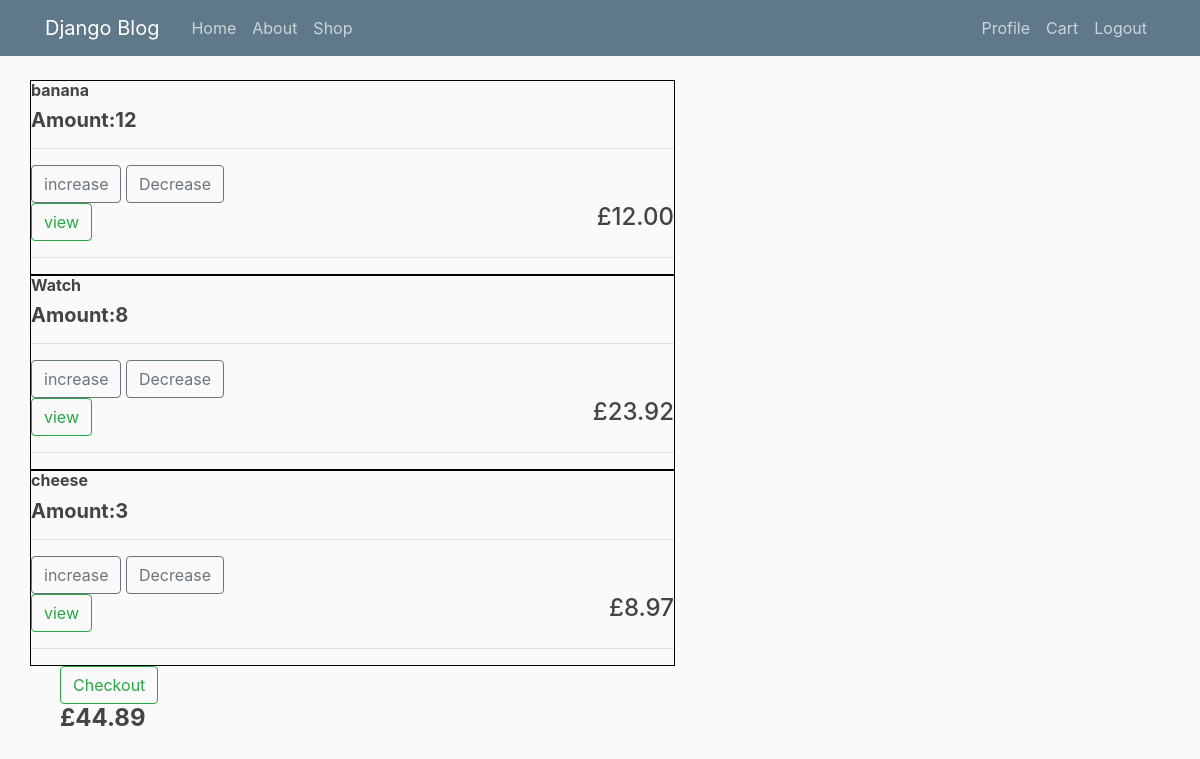
Page /store/cart (signed in) on the earlier database version.
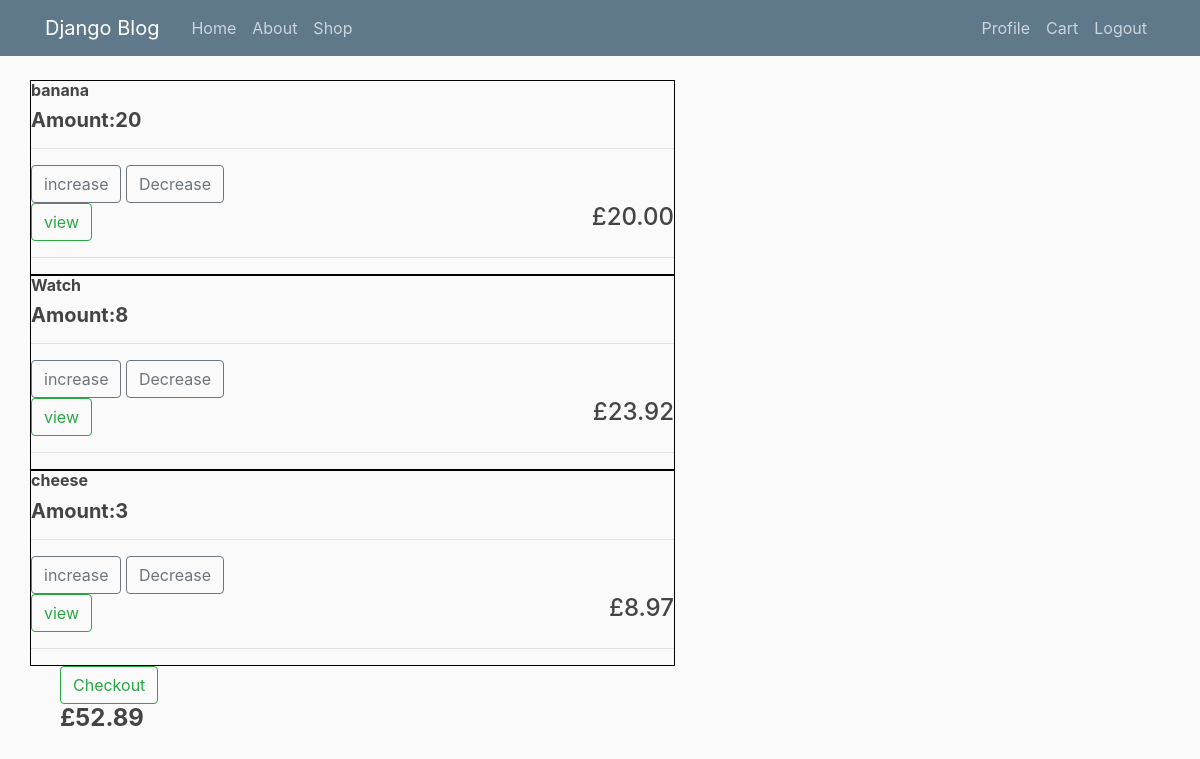
Same page on the later database version.
### registration/models.py (models this page shows, shortened)
class OrderItem(models.Model):
    product = models.ForeignKey(Product, on_delete=models.SET_NULL, blank=True, null=True)
    order = models.ForeignKey(Order, on_delete=models.SET_NULL, blank=True, null=True)
    quantity = models.IntegerField(default=0, null=True, blank=True)
    date_added = models.DateTimeField(auto_now_add=True)
    order_transactionref = models.CharField(max_length=100, blank=True, unique=True, default=uuid.uuid4)
    @property
    def get_total(self):
        total = self.product.price * self.quantity
        return total

class Product(models.Model):
    name = models.CharField(max_length=250, null=True)
    price = models.FloatField()
    image = models.ImageField(default='default.jpg', upload_to='profile_pics')
    description = models.CharField(max_length=250, null=True)

class Order(models.Model):
    Profile = models.ForeignKey(Profile, on_delete=models.SET_NULL, blank=True, null=True)
    date_ordered = models.DateTimeField(auto_now_add=True)
    complete = models.BooleanField(default=False, null=True,blank=False)
    eyw_transactionref = models.CharField(max_length=100, blank=True, unique=True, default=uuid.uuid4)
    @property
    def get_cart_total(self):
        orderitems = self.orderitem_set.all()
        total = sum([item.get_total for item in orderitems])
        return total

### registration/views.py (the view)
# urls.py: path('store/cart', user_views.cart, name='cart'),
def cart(request):
    print("cart")
    if request.user.is_authenticated:
        customer = request.user.profile
        order, created = Order.objects.get_or_create(Profile=customer, complete=False)
        items = order.orderitem_set.all()
    else:
        order = {'get_cart_total': 0, }
        items = []
    context = {'items':items,'title': 'Cart','order': order}
    return render(request, 'users/cart.html', context)

### registration/templates/users/cart.html (shortened to what this page needs)
{% extends "blog/base.html" %}
{% block content %}
    <div class="row">
        {% for item in items %}
            <div class="col-lg-12">
                <div class="box-element">
                    <div class="solid">
                        <h6><strong>{{item.product.name}}</strong></h6>
                        <h5><strong>Amount:{{item.quantity}}</strong></h5>
                        <hr>
                        <div class="quantity">
                            <button data-product= {{item.product.id}} data-action="add" class="btn btn-outline-secondary add-btn update-cart">increase</button>
                            <button data-product= {{item.product.id}} data-action="remove" class="btn btn-outline-secondary remove-btn update-cart">Decrease</button>
                        </div>
                        <a class="btn btn-outline-success" href="#">view</a>
                        <h4 style="display: inline-block;float: right">£{{item.get_total|floatformat:2}}</h4>
                        <hr>
                    </div>
                </div>
            </div>
        {% endfor %}
    </div>
    <div>
        <div class="col">
            <div class="box-element">
                <div class="col-lg-12">
                    <a class="btn btn-outline-success" href="{% url 'checkout' %}">Checkout</a>
                    <h4><strong>£{{order.get_cart_total|floatformat:2}}</strong></h4>
                </div>
            </div>
        </div>
    </div>
{% endblock content %}

Differences in the rows shown:
changed OrderItem "banana": quantity "12" → "20"; get_total "12.00" → "20.00"
changed through a linked row, Order: get_cart_total "44.89" → "52.89"
